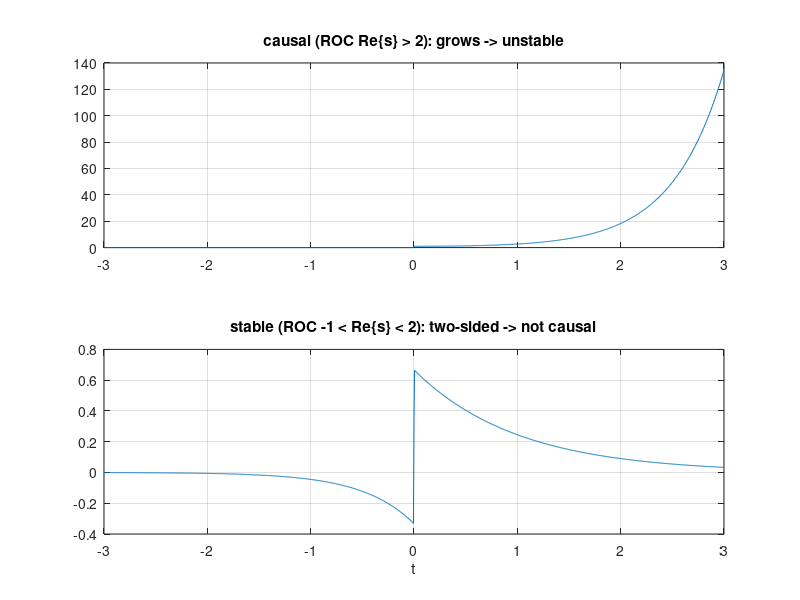
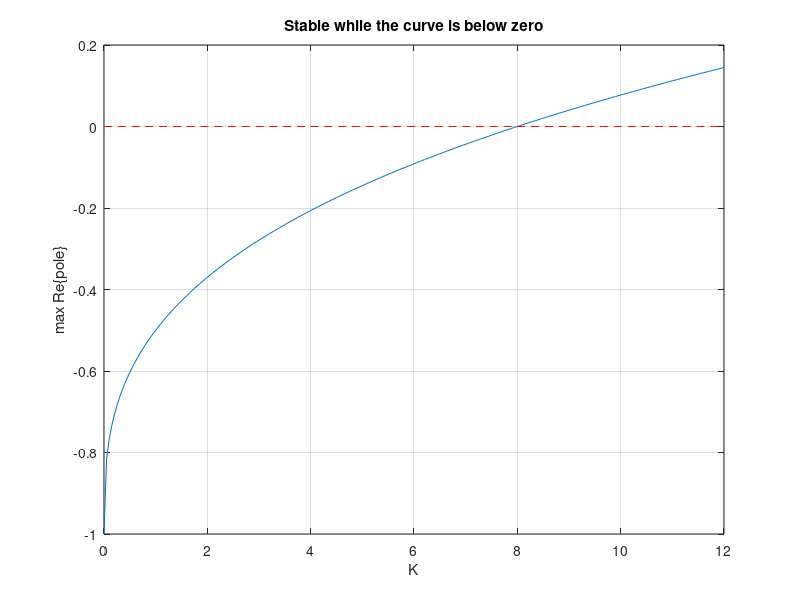

The MATLAB script that drew these images, in order:
% Signals and Systems — The System Function: Causality, Stability, LCCDE
%title: Causality and Stability from the Poles
%ar-title: السببية والاستقرار من الأقطاب
%lesson: ss-ch5-5
%course: signals-systems

%% Partial fractions of H(s)
%ar: H = (s − 1)/((s + 1)(s − 2)) = (2/3)/(s + 1) + (1/3)/(s − 2).
[r, p] = residue([1 -1], conv([1 1], [1 -2]));
fprintf('%.4f / (s - (%g))\n', [r.'; p.'])

%% The three impulse responses
%ar: قطب في النصف الأيمن (2): إذا أردناه سببيًا ⇐ ينمو (غير مستقر). إذا أردناه مستقرًا ⇐ حده يصير يساريًا (غير سببي).
t = linspace(-3, 3, 1201); u = @(t) double(t >= 0);
hc = (2/3)*exp(-t).*u(t) + (1/3)*exp(2*t).*u(t);
hs = (2/3)*exp(-t).*u(t) - (1/3)*exp(2*t).*u(-t);
subplot(2,1,1); plot(t, hc); grid on; title('causal (ROC Re\{s\} > 2): grows -> unstable')
subplot(2,1,2); plot(t, hs); grid on; title('stable (ROC -1 < Re\{s\} < 2): two-sided -> not causal'); xlabel('t')
fprintf('integral of |h|: causal (to t = 10) %.1f, stable %.4f\n', integral(@(t) (2/3)*exp(-t) + (1/3)*exp(2*t), 0, 10), integral(@(t) (2/3)*exp(-t), 0, Inf) + integral(@(t) (1/3)*exp(2*t), -Inf, 0))

%% A causal system is stable if all poles are in the left half
%ar: قاعدة سريعة نكتبها دالة: سببي ومستقر ⇔ كل الأقطاب Re < 0. نختبر النظام وعكسه من مثال الدرس.
isStable = @(a) all(real(roots(a)) < 0);
fprintf('H = (s^2 + 2s - 3)/(s + 2): causal & stable? %d\n', isStable([1 2]))
fprintf('inverse (s + 2)/(s^2 + 2s - 3): causal & stable? %d (pole at %g)\n', isStable([1 2 -3]), max(roots([1 2 -3])))

%%! Project idea: stability margin of a feedback design
%ar: مشروع تحكم: نظام بتغذية راجعة مقامه s³ + 3s² + 3s + 1 + K. ارسم الأقطاب لقيم K وجد أكبر K يبقى معه مستقرًا. هذا ما يعمله مهندس التحكم.
K = linspace(0, 12, 241); maxRe = arrayfun(@(k) max(real(roots([1 3 3 1 + k]))), K);
figure; plot(K, maxRe); grid on; hold on; plot(K, 0*K, 'r--'); hold off; xlabel('K'); ylabel('max Re\{pole\}'); title('Stable while the curve is below zero')
fprintf('largest stable K = %.2f (theory: 8)\n', K(find(maxRe < 0, 1, 'last')))
